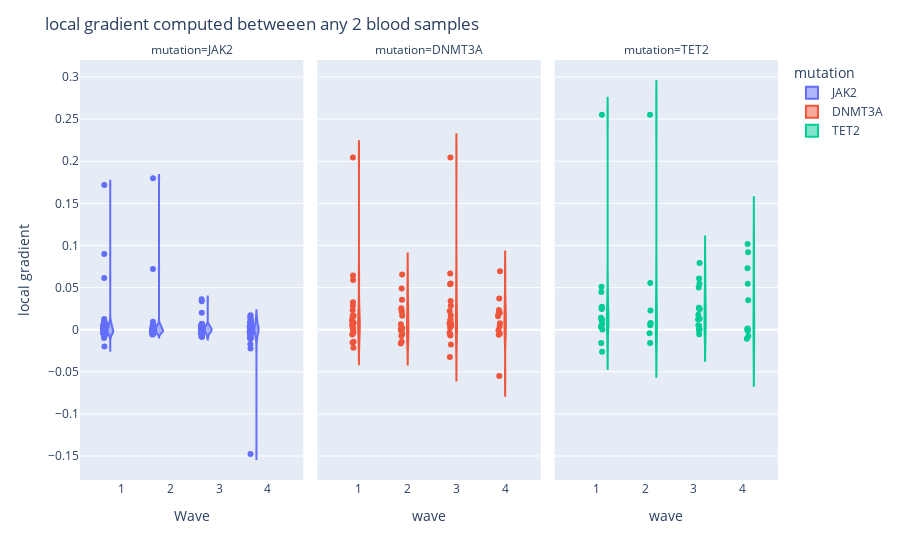

The code cell stored with this chart in its notebook:
### Markdown cell above
We can produce a similar plot, but instead of using the overall gradient, showing the local gradients sorted grouped by wave:

### Code cell
local_gradients(lbc,['JAK2','TET2','DNMT3A'])

### Figure 1 — Plotly figure (JSON) as saved in the notebook; plotly's stock layout.template omitted (floating-point values rounded to 4 significant figures; data arrays with more than 128 entries replaced by an {"elided": "..."} marker saying what was removed)
{"data": [{"alignmentgroup": "True", "box": {"visible": false}, "customdata": {"elided": "278x1 str values"}, "hovertemplate": "<b>%{hovertext}</b><br><br>mutation=%{customdata[0]}<br>wave=%{x}<br>gradient=%{y}<extra></extra>", "hovertext": {"elided": "278 str values"}, "legendgroup": "JAK2", "marker": {"color": "#636efa"}, "name": "JAK2", "offsetgroup": "JAK2", "orientation": "v", "points": "all", "scalegroup": "True", "showlegend": true, "type": "violin", "x": {"elided": "278 int values"}, "x0": " ", "xaxis": "x", "y": {"elided": "278 float values"}, "y0": " ", "yaxis": "y"}, {"alignmentgroup": "True", "box": {"visible": false}, "customdata": [["DNMT3A"], ["DNMT3A"], ["DNMT3A"], ["DNMT3A"], ["DNMT3A"], ["DNMT3A"], ["DNMT3A"], ["DNMT3A"], ["DNMT3A"], ["DNMT3A"], ["DNMT3A"], ["DNMT3A"], ["DNMT3A"], ["DNMT3A"], ["DNMT3A"], ["DNMT3A"], ["DNMT3A"], ["DNMT3A"], ["DNMT3A"], ["DNMT3A"], ["DNMT3A"], ["DNMT3A"], ["DNMT3A"], ["DNMT3A"], ["DNMT3A"], ["DNMT3A"], ["DNMT3A"], ["DNMT3A"], ["DNMT3A"], ["DNMT3A"], ["DNMT3A"], ["DNMT3A"], ["DNMT3A"], ["DNMT3A"], ["DNMT3A"], ["DNMT3A"], ["DNMT3A"], ["DNMT3A"], ["DNMT3A"], ["DNMT3A"], ["DNMT3A"], ["DNMT3A"], ["DNMT3A"], ["DNMT3A"], ["DNMT3A"], ["DNMT3A"], ["DNMT3A"], ["DNMT3A"], ["DNMT3A"], ["DNMT3A"], ["DNMT3A"], ["DNMT3A"], ["DNMT3A"], ["DNMT3A"], ["DNMT3A"], ["DNMT3A"], ["DNMT3A"], ["DNMT3A"], ["DNMT3A"], ["DNMT3A"], ["DNMT3A"], ["DNMT3A"], ["DNMT3A"], ["DNMT3A"], ["DNMT3A"], ["DNMT3A"], ["DNMT3A"], ["DNMT3A"], ["DNMT3A"], ["DNMT3A"], ["DNMT3A"]], "hovertemplate": "<b>%{hovertext}</b><br><br>mutation=%{customdata[0]}<br>wave=%{x}<br>gradient=%{y}<extra></extra>", "hovertext": ["LBC0293E", "LBC0293E", "LBC0293E", "LBC0293E", "LBC0293E", "LBC0293E", "LBC360453", "LBC360453", "LBC360453", "LBC360453", "LBC360380", "LBC360380", "LBC0165A", "LBC0165A", "LBC0165A", "LBC360658", "LBC360658", "LBC360658", "LBC0040V", "LBC0040V", "LBC0068H", "LBC0068H", "LBC0068H", "LBC0068H", "LBC360414", "LBC360414", "LBC360458", "LBC360458", "LBC360458", "LBC360458", "LBC360508", "LBC360508", "LBC360508", "LBC360508", "LBC360549", "LBC360549", "LBC360549", "LBC360549", "LBC360636", "LBC360636", "LBC360636", "LBC360914", "LBC360914", "LBC360914", "LBC360914", "LBC361172", "LBC361172", "LBC361172", "LBC360919", "LBC360919", "LBC360919", "LBC360919", "LBC361006", "LBC361006", "LBC361006", "LBC361006", "LBC361006", "LBC361006", "LBC361006", "LBC361006", "LBC360283", "LBC360283", "LBC360283", "LBC360356", "LBC360356", "LBC360356", "LBC360356", "LBC361286", "LBC361286", "LBC0148L", "LBC0148L"], "legendgroup": "DNMT3A", "marker": {"color": "#EF553B"}, "name": "DNMT3A", "offsetgroup": "DNMT3A", "orientation": "v", "points": "all", "scalegroup": "True", "showlegend": true, "type": "violin", "x": [1, 3, 4, 1, 3, 4, 1, 2, 3, 4, 1, 2, 1, 3, 4, 1, 2, 3, 1, 3, 1, 3, 1, 3, 1, 2, 1, 2, 3, 4, 1, 2, 3, 4, 1, 2, 3, 4, 1, 2, 3, 1, 2, 3, 4, 1, 2, 3, 1, 2, 3, 4, 1, 2, 3, 4, 1, 2, 3, 4, 1, 2, 3, 1, 2, 3, 4, 1, 2, 1, 3], "x0": " ", "xaxis": "x2", "y": [0.01345, 0.004425, -0.0046, 0.0108, 0.01715, 0.0235, 0.0325, 0.02075, 0.0124, 0.0158, -0.0144, -0.0144, 0.00835, 0.007975, 0.0076, -0.0056, 0.00075, 0.0071, 0.2044, 0.2044, 0.02855, 0.02855, 0.00225, 0.00225, 0.002, 0.002, 0.0006, -0.005, -0.0057, -0.0008, 0.059, 0.0489, 0.05405, 0.0693, -0.0216, 0.0255, 0.0548, 0.037, 0.0643, 0.0655, 0.0667, 0.023, 0.03555, 0.03415, 0.0202, 0.0169, 0.00655, -0.0038, 0.0058, 0.02315, 0.0221, 0.0037, -0.0049, -0.00755, -0.03255, -0.0549, 0.0072, -0.00035, -0.007, -0.0061, -0.0151, -0.0163, -0.0175, -0.0025, -0.00195, 0.0087, 0.0188, 0.0165, 0.0165, 0.00715, 0.00715], "y0": " ", "yaxis": "y2"}, {"alignmentgroup": "True", "box": {"visible": false}, "customdata": [["TET2"], ["TET2"], ["TET2"], ["TET2"], ["TET2"], ["TET2"], ["TET2"], ["TET2"], ["TET2"], ["TET2"], ["TET2"], ["TET2"], ["TET2"], ["TET2"], ["TET2"], ["TET2"], ["TET2"], ["TET2"], ["TET2"], ["TET2"], ["TET2"], ["TET2"], ["TET2"], ["TET2"], ["TET2"], ["TET2"], ["TET2"], ["TET2"], ["TET2"], ["TET2"], ["TET2"], ["TET2"], ["TET2"], ["TET2"], ["TET2"], ["TET2"], ["TET2"], ["TET2"], ["TET2"], ["TET2"], ["TET2"], ["TET2"], ["TET2"], ["TET2"], ["TET2"], ["TET2"], ["TET2"], ["TET2"], ["TET2"], ["TET2"]], "hovertemplate": "<b>%{hovertext}</b><br><br>mutation=%{customdata[0]}<br>wave=%{x}<br>gradient=%{y}<extra></extra>", "hovertext": ["LBC0165A", "LBC0165A", "LBC0165A", "LBC360694", "LBC360694", "LBC0001A", "LBC0001A", "LBC0001A", "LBC0001A", "LBC0001A", "LBC0081L", "LBC0081L", "LBC0081L", "LBC0081L", "LBC0251K", "LBC0251K", "LBC0251K", "LBC360508", "LBC360508", "LBC360508", "LBC360508", "LBC361133", "LBC361133", "LBC361133", "LBC0256W", "LBC0256W", "LBC360908", "LBC360908", "LBC360908", "LBC360908", "LBC360908", "LBC360908", "LBC360908", "LBC360908", "LBC360072", "LBC360072", "LBC360072", "LBC360072", "LBC361286", "LBC361286", "LBC0591L", "LBC0591L", "LBC0591L", "LBC0591L", "LBC0591L", "LBC0591L", "LBC360181", "LBC360181", "LBC360181", "LBC360181"], "legendgroup": "TET2", "marker": {"color": "#00cc96"}, "name": "TET2", "offsetgroup": "TET2", "orientation": "v", "points": "all", "scalegroup": "True", "showlegend": true, "type": "violin", "x": [1, 3, 4, 1, 2, 1, 3, 4, 3, 4, 1, 3, 1, 3, 1, 3, 4, 1, 2, 3, 4, 1, 2, 3, 1, 3, 1, 2, 3, 4, 1, 2, 3, 4, 1, 2, 3, 4, 1, 2, 1, 3, 4, 1, 3, 4, 1, 2, 3, 4], "x0": " ", "xaxis": "x3", "y": [0.0001, -0.0054, -0.0109, -0.0159, -0.0159, 0.051, 0.02595, 0.0009, 0.0546, 0.0546, 0.0122, 0.0122, 0.0129, 0.0129, 0.0272, 0.05, 0.0728, 0.0114, 0.00535, 0.00035, 0.0014, -0.0263, -0.00425, 0.0178, 0.02445, 0.02445, 0.0045, 0.0079, 0.0051, -0.0011, 0.0036, 0.0069, 0.00455, -0.0011, 0.0254, 0.0228, 0.0609, 0.1016, 0.2553, 0.2553, 0.0143, 0.02465, 0.035, 0.00705, -0.000275, -0.0076, 0.0447, 0.05555, 0.0792, 0.092], "y0": " ", "yaxis": "y3"}], "layout": {"annotations": [{"font": {}, "showarrow": false, "text": "mutation=JAK2", "x": 0.16, "xanchor": "center", "xref": "paper", "y": 1, "yanchor": "bottom", "yref": "paper"}, {"font": {}, "showarrow": false, "text": "mutation=DNMT3A", "x": 0.5, "xanchor": "center", "xref": "paper", "y": 1, "yanchor": "bottom", "yref": "paper"}, {"font": {}, "showarrow": false, "text": "mutation=TET2", "x": 0.84, "xanchor": "center", "xref": "paper", "y": 1, "yanchor": "bottom", "yref": "paper"}], "legend": {"title": {"text": "mutation"}, "tracegroupgap": 0}, "margin": {"t": 60}, "title": {"text": "local gradient computed betweeen any 2 blood samples"}, "violinmode": "group", "xaxis": {"anchor": "y", "domain": [0, 0.32], "title": {"text": "Wave"}}, "xaxis2": {"anchor": "y2", "domain": [0.34, 0.66], "matches": "x", "title": {"text": "wave"}}, "xaxis3": {"anchor": "y3", "domain": [0.68, 1.0], "matches": "x", "title": {"text": "wave"}}, "yaxis": {"anchor": "x", "domain": [0, 1], "title": {"text": "local gradient"}}, "yaxis2": {"anchor": "x2", "domain": [0, 1], "matches": "y", "showticklabels": false}, "yaxis3": {"anchor": "x3", "domain": [0, 1], "matches": "y", "showticklabels": false}}}
